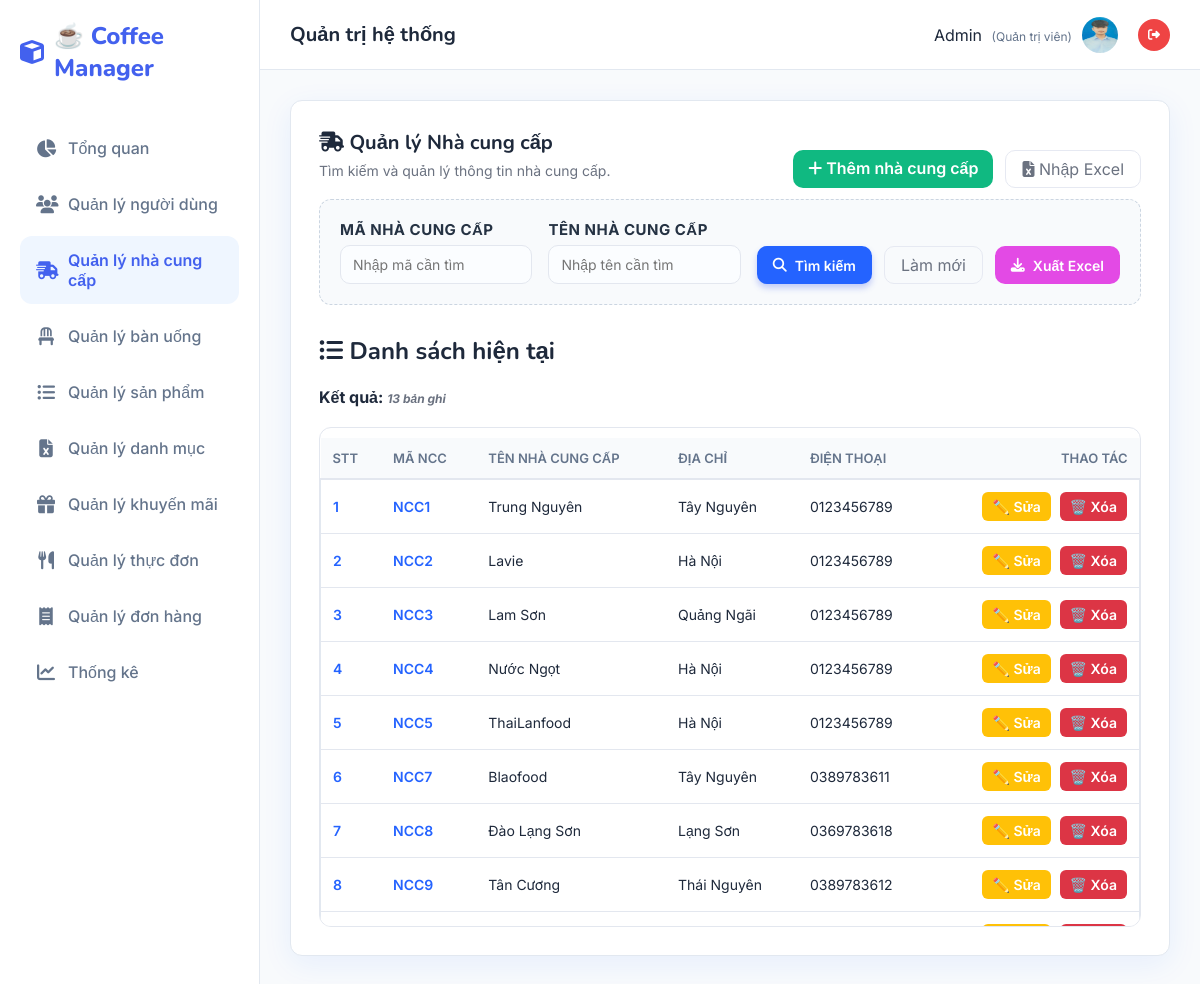
The app's page /Nhacungcap/danhsach (signed in), older data.
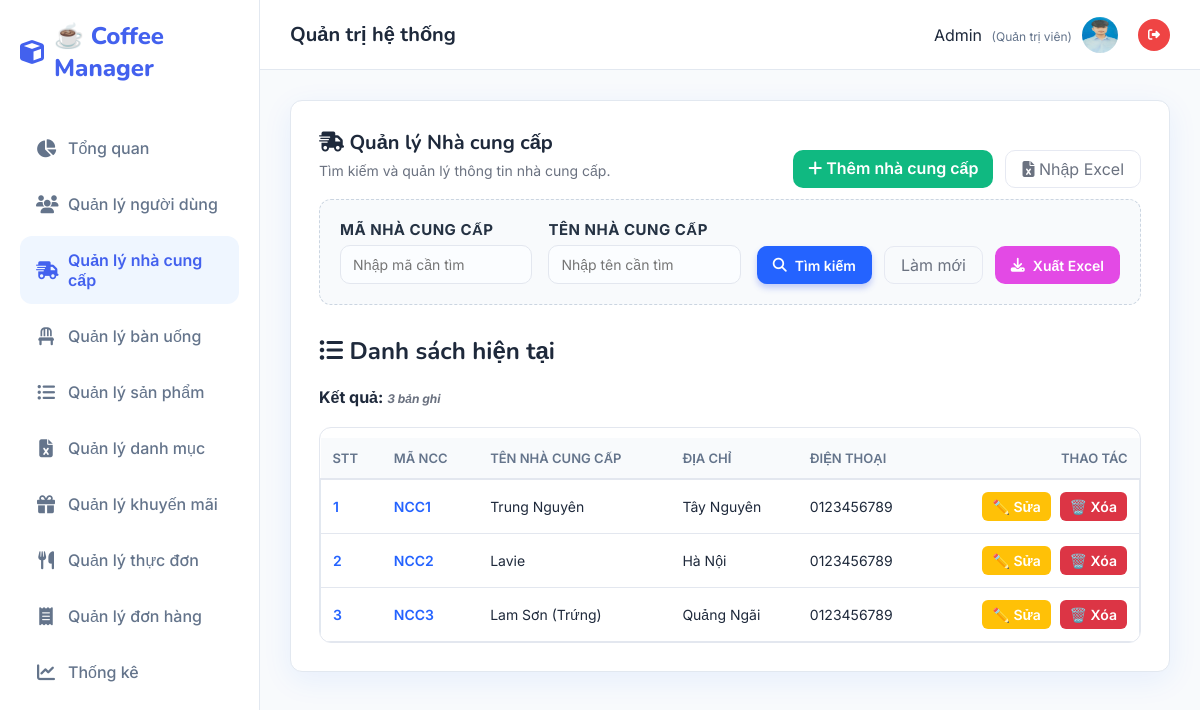
The same page, newer data.
### tables this page shows
CREATE TABLE `nhacungcap` (
  `mancc` varchar(20) NOT NULL,
  `tenncc` varchar(100) NOT NULL,
  `diachi` varchar(255) DEFAULT NULL,
  `dienthoai` varchar(20) DEFAULT NULL
);

### MVC/Core/controller.php (called while the page is built, shortened)
<?php
    class controller{
        public function model($model){
        return new $model;
        }
        public function view($view,$data=[]){
            include_once __DIR__.'/../Views/'.$view.'.php';
        }
    }
?>

### MVC/Controllers/Nhacungcap.php (called while the page is built, shortened)
<?php
    class Nhacungcap extends controller{
        private $ncc;
        function __construct()
        {
            $this->ncc = $this->model("Nhacungcap_m");
        }
        function danhsach(){
            $result = $this->ncc->Nhacungcap_find('', '');
            $this->view('Master',[
                'page' => 'Danhsachnhacungcap_v',
                'mancc' => '',
                'tenncc' => '',
                'diachi' => '',
                'dienthoai' => '',
                'dulieu' => $result
            ]);
        }
    }
?>

### MVC/Core/app.php (called while the page is built, shortened)
<?php
    class app{
        protected $action = "Get_data";
        function __construct()
        {
            $arr = $this->processURL();
            if($arr!=null){
                if(file_exists(__DIR__.'/../Controllers/'.$arr[0].'.php')){
                    unset($arr[0]);
                }
            }
            $this->controller=new $this->controller;
            if(isset($arr[1])){
                if(method_exists($this->controller,$arr[1])){
                    $this->action=$arr[1];
                    unset($arr[1]);
                }
            }
            $this->param=$arr?array_values($arr):[];
            call_user_func_array([$this->controller,$this->action],$this->param);
        }
        function processURL(){
        if(isset($_GET['url'])){
            return explode('/',filter_var(trim($_GET['url']),FILTER_DEFAULT));
        }
    }
    }
?>

### index.php (called while the page is built, shortened)
<?php
    $myapp = new app();
?>

### MVC/Core/connectDB.php (called while the page is built, shortened)
<?php
    class connectDB{
            function __construct()
            {
                $this->con=mysqli_connect('localhost','root','','Web');
            }
    }
?>

### MVC/Models/Nhacungcap_m.php (called while the page is built, shortened)
<?php
    class Nhacungcap_m extends connectDB{
        function Nhacungcap_find($mancc, $tenncc){
            $sql = "SELECT * FROM nhacungcap WHERE mancc LIKE '%$mancc%' AND tenncc LIKE '%$tenncc%' ORDER BY LENGTH(mancc), mancc";
            return mysqli_query($this->con, $sql);
        }
    }
?>

### MVC/Views/Pages/Danhsachnhacungcap_v.php (the view, shortened to what the changed rows need)
<!DOCTYPE html>
<html lang="vi">
<body>
    <main role="main">
        <div class="card">
            <div class="actions-top">
                <div>
                    <h1><i class="fa-solid fa-truck-fast"></i> Quản lý Nhà cung cấp</h1>
                </div>
            </div>
            <h2><i class="fa-solid fa-list-ul"></i> Danh sách hiện tại</h2>
            <?php if(isset($data['dulieu'])){
            ?>
            <div style="margin:10px 0">
                <strong>Kết quả: <span id="resultCount" class="hint"></span></strong>
            </div>
            <div class="table-container">
                <table>
                    <thead>
                        <tr>
                            <th>STT</th>
                            <th>Mã NCC</th>
                            <th>Tên nhà cung cấp</th>
                            <th>Địa chỉ</th>
                            <th>Điện thoại</th>
                            <th style="text-align:right">Thao tác</th>
                        </tr>
                    </thead>
                    <tbody id="nccBody">
                        <?php
                    $serial = 1;
                    while($row = mysqli_fetch_array($data['dulieu'])){
                        ?>
                        <tr>
                            <td><span style="font-weight:600;color:var(--accent)"><?php echo $serial++; ?></span>
                            </td>
                            <td><span style="font-weight:600;color:var(--accent)"><?php echo $row['mancc'] ?></span>
                            </td>
                            <td><?php echo $row['tenncc'] ?></td>
                            <td><?php echo $row['diachi'] ?></td>
                            <td><?php echo $row['dienthoai'] ?></td>
                            <td style="text-align:right">
                                <a href="http://localhost/QLSP/Nhacungcap/sua/<?php echo $row['mancc'] ?>"><button
                                        class="btn-edit">✏️
                                        Sửa</button></a>
                                <a href="http://localhost/QLSP/Nhacungcap/xoa/<?php echo $row['mancc'] ?>"
                                    onclick="return confirm('Bạn có chắc chắn muốn xoá không?')"><button
                                        class="btn-delete">🗑️
                                        Xóa</button></a>
                            </td>
                        </tr>
                        <?php } ?>
                    </tbody>
                </table>
            </div>
            <?php } ?>
        </div>
    </main>
</body>
</html>

Row changes from the older to the newer data that the page shows:
removed nhacungcap: mancc "NCC4", tenncc "Nước Ngọt", diachi "Hà Nội", dienthoai "0123456789"
removed nhacungcap: mancc "NCC5", tenncc "ThaiLanfood", diachi "Hà Nội", dienthoai "0123456789"
removed nhacungcap: mancc "NCC7", tenncc "Blaofood", diachi "Tây Nguyên", dienthoai "0389783611"
removed nhacungcap: mancc "NCC8", tenncc "Đào Lạng Sơn", diachi "Lạng Sơn", dienthoai "0369783618"
removed nhacungcap: mancc "NCC9", tenncc "Tân Cương", diachi "Thái Nguyên", dienthoai "0389783612"
changed nhacungcap "NCC3": tenncc "Lam Sơn" → "Lam Sơn (Trứng)"
Text that changed along with them:
text written by a page script: "13 bản ghi" → "3 bản ghi"
